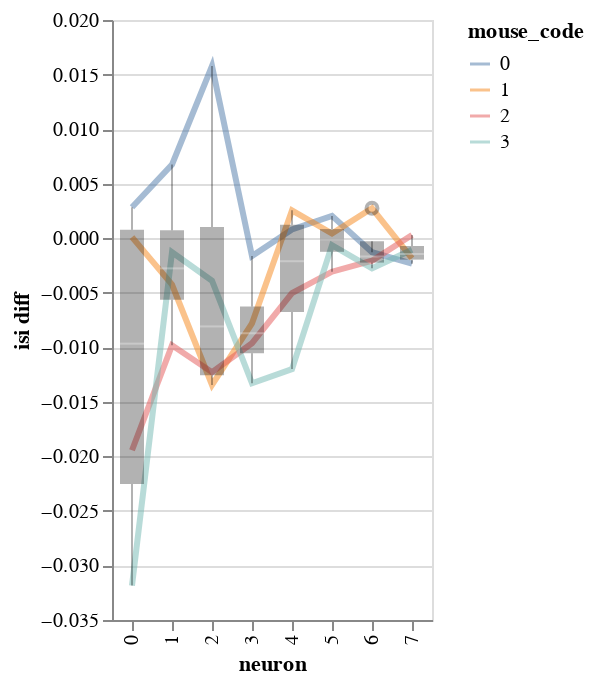

Notebook code cell kept with this figure:
### Markdown cell above
## Plot data and posterior

### Code cell
#BayesWindow.plot_posteriors_slopes(df_both, y=f'{y} diff', x='neuron',color='mouse_code',title=y,hold_for_facet=False,add_box=False)


chart_d = visualization.plot_data(df=df_both,x='neuron', y=f'{y} diff',color='mouse_code')
chart_d

### Figure 1 — Vega-Lite specification as saved in the notebook (floating-point values rounded to 4 significant figures)
{"config": {"view": {"continuousWidth": 400, "continuousHeight": 300}}, "layer": [{"mark": {"type": "line", "fill": null, "opacity": 0.5, "size": 3}, "encoding": {"color": {"type": "nominal", "field": "mouse_code"}, "x": {"type": "ordinal", "field": "neuron"}, "y": {"type": "quantitative", "aggregate": "mean", "field": "isi diff", "scale": {"zero": false}}}}, {"mark": {"type": "boxplot", "color": "black", "opacity": 0.3, "size": 12}, "encoding": {"x": {"type": "ordinal", "field": "neuron"}, "y": {"type": "quantitative", "field": "isi diff", "scale": {"zero": false}}}}], "data": {"name": "data-85e057553112f7a7c9fff2ebe514591e"}, "$schema": "https://vega.github.io/schema/vega-lite/v4.8.1.json", "datasets": {"data-85e057553112f7a7c9fff2ebe514591e": [{"mouse_code": 0, "neuron": 0, "i_trial": 0.0, "neuron_code": 0.0, "log_firing_rate": 0.02937, "Firing rate": 11.13, "firing_rate": 11.13, "i_spike": 0.0, "isi diff": 0.002833, "mean HDI": 0.5162, "higher HDI": 0.8769, "lower HDI": 0.1902, "log_isi": 0.01563}, {"mouse_code": 1, "neuron": 0, "i_trial": 0.0, "neuron_code": 0.0, "log_firing_rate": 0.1524, "Firing rate": 33.28, "firing_rate": 33.28, "i_spike": -1.25, "isi diff": 0.0001007, "mean HDI": 0.5162, "higher HDI": 0.8769, "lower HDI": 0.1902, "log_isi": 0.003268}, {"mouse_code": 2, "neuron": 0, "i_trial": 0.0, "neuron_code": 0.0, "log_firing_rate": -0.3534, "Firing rate": -101.5, "firing_rate": -101.5, "i_spike": 9.25, "isi diff": -0.01944, "mean HDI": 0.5162, "higher HDI": 0.8769, "lower HDI": 0.1902, "log_isi": -0.09984}, {"mouse_code": 3, "neuron": 0, "i_trial": 0.0, "neuron_code": 0.0, "log_firing_rate": 0.1108, "Firing rate": 13.68, "firing_rate": 13.68, "i_spike": 21.0, "isi diff": -0.03185, "mean HDI": 0.5162, "higher HDI": 0.8769, "lower HDI": 0.1902, "log_isi": -0.1865}, {"mouse_code": 0, "neuron": 1, "i_trial": 0.0, "neuron_code": 0.0, "log_firing_rate": 0.1901, "Firing rate": 40.43, "firing_rate": 40.43, "i_spike": -4.5, "isi diff": 0.006745, "mean HDI": 0.4664, "higher HDI": 0.8439, "lower HDI": 0.1698, "log_isi": 0.03964}, {"mouse_code": 1, "neuron": 1, "i_trial": 0.0, "neuron_code": 0.0, "log_firing_rate": 0.2918, "Firing rate": 93.9, "firing_rate": 93.9, "i_spike": 4.25, "isi diff": -0.004254, "mean HDI": 0.4664, "higher HDI": 0.8439, "lower HDI": 0.1698, "log_isi": -0.02836}, {"mouse_code": 2, "neuron": 1, "i_trial": 0.0, "neuron_code": 0.0, "log_firing_rate": 0.2641, "Firing rate": 46.53, "firing_rate": 46.53, "i_spike": 10.0, "isi diff": -0.009821, "mean HDI": 0.4664, "higher HDI": 0.8439, "lower HDI": 0.1698, "log_isi": -0.07137}, {"mouse_code": 3, "neuron": 1, "i_trial": 0.0, "neuron_code": 0.0, "log_firing_rate": -0.3507, "Firing rate": -94.12, "firing_rate": -94.12, "i_spike": 2.0, "isi diff": -0.001286, "mean HDI": 0.4664, "higher HDI": 0.8439, "lower HDI": 0.1698, "log_isi": -0.01436}, {"mouse_code": 0, "neuron": 2, "i_trial": 0.0, "neuron_code": 0.0, "log_firing_rate": -1.045, "Firing rate": -2681.0, "firing_rate": -2681.0, "i_spike": -11.75, "isi diff": 0.01578, "mean HDI": 0.2581, "higher HDI": 0.6098, "lower HDI": -0.05589, "log_isi": 0.1039}, {"mouse_code": 1, "neuron": 2, "i_trial": 0.0, "neuron_code": 0.0, "log_firing_rate": 0.5571, "Firing rate": 186.7, "firing_rate": 186.7, "i_spike": 13.0, "isi diff": -0.01345, "mean HDI": 0.2581, "higher HDI": 0.6098, "lower HDI": -0.05589, "log_isi": -0.09937}, {"mouse_code": 2, "neuron": 2, "i_trial": 0.0, "neuron_code": 0.0, "log_firing_rate": 0.2285, "Firing rate": 95.16, "firing_rate": 95.16, "i_spike": 10.0, "isi diff": -0.01228, "mean HDI": 0.2581, "higher HDI": 0.6098, "lower HDI": -0.05589, "log_isi": -0.08222}, {"mouse_code": 3, "neuron": 2, "i_trial": 0.0, "neuron_code": 0.0, "log_firing_rate": -0.2148, "Firing rate": -218.1, "firing_rate": -218.1, "i_spike": 3.75, "isi diff": -0.003898, "mean HDI": 0.2581, "higher HDI": 0.6098, "lower HDI": -0.05589, "log_isi": -0.03201}, {"mouse_code": 0, "neuron": 3, "i_trial": 0.0, "neuron_code": 0.0, "log_firing_rate": -0.1277, "Firing rate": -44.36, "firing_rate": -44.36, "i_spike": 2.0, "isi diff": -0.001637, "mean HDI": -0.08065, "higher HDI": 0.1517, "lower HDI": -0.2617, "log_isi": -0.01389}, {"mouse_code": 1, "neuron": 3, "i_trial": 0.0, "neuron_code": 0.0, "log_firing_rate": 0.4724, "Firing rate": 153.1, "firing_rate": 153.1, "i_spike": 12.75, "isi diff": -0.007802, "mean HDI": -0.08065, "higher HDI": 0.1517, "lower HDI": -0.2617, "log_isi": -0.06924}, {"mouse_code": 2, "neuron": 3, "i_trial": 0.0, "neuron_code": 0.0, "log_firing_rate": -0.09102, "Firing rate": -51.06, "firing_rate": -51.06, "i_spike": 13.75, "isi diff": -0.009629, "mean HDI": -0.08065, "higher HDI": 0.1517, "lower HDI": -0.2617, "log_isi": -0.08295}, {"mouse_code": 3, "neuron": 3, "i_trial": 0.0, "neuron_code": 0.0, "log_firing_rate": 0.5313, "Firing rate": 184.2, "firing_rate": 184.2, "i_spike": 21.5, "isi diff": -0.0133, "mean HDI": -0.08065, "higher HDI": 0.1517, "lower HDI": -0.2617, "log_isi": -0.1227}, {"mouse_code": 0, "neuron": 4, "i_trial": 0.0, "neuron_code": 0.0, "log_firing_rate": -0.07823, "Firing rate": -24.76, "firing_rate": -24.76, "i_spike": -2.5, "isi diff": 0.0008047, "mean HDI": -0.2493, "higher HDI": -0.003568, "lower HDI": -0.4584, "log_isi": 0.00955}, {"mouse_code": 1, "neuron": 4, "i_trial": 0.0, "neuron_code": 0.0, "log_firing_rate": 0.086, "Firing rate": 31.44, "firing_rate": 31.44, "i_spike": -5.75, "isi diff": 0.002556, "mean HDI": -0.2493, "higher HDI": -0.003568, "lower HDI": -0.4584, "log_isi": 0.02916}, {"mouse_code": 2, "neuron": 4, "i_trial": 0.0, "neuron_code": 0.0, "log_firing_rate": -0.3405, "Firing rate": -155.3, "firing_rate": -155.3, "i_spike": 11.25, "isi diff": -0.005027, "mean HDI": -0.2493, "higher HDI": -0.003568, "lower HDI": -0.4584, "log_isi": -0.0548}, {"mouse_code": 3, "neuron": 4, "i_trial": 0.0, "neuron_code": 0.0, "log_firing_rate": 0.1471, "Firing rate": 58.77, "firing_rate": 58.77, "i_spike": 25.25, "isi diff": -0.012, "mean HDI": -0.2493, "higher HDI": -0.003568, "lower HDI": -0.4584, "log_isi": -0.1248}, {"mouse_code": 0, "neuron": 5, "i_trial": 0.0, "neuron_code": 0.0, "log_firing_rate": -0.07689, "Firing rate": -40.01, "firing_rate": -40.01, "i_spike": -6.75, "isi diff": 0.002043, "mean HDI": -0.3681, "higher HDI": -0.1172, "lower HDI": -0.6169, "log_isi": 0.02627}, {"mouse_code": 1, "neuron": 5, "i_trial": 0.0, "neuron_code": 0.0, "log_firing_rate": 0.666, "Firing rate": 1173.0, "firing_rate": 1173.0, "i_spike": -1.5, "isi diff": 0.0004306, "mean HDI": -0.3681, "higher HDI": -0.1172, "lower HDI": -0.6169, "log_isi": 0.004968}, {"mouse_code": 2, "neuron": 5, "i_trial": 0.0, "neuron_code": 0.0, "log_firing_rate": 0.1801, "Firing rate": 92.98, "firing_rate": 92.98, "i_spike": 10.5, "isi diff": -0.003075, "mean HDI": -0.3681, "higher HDI": -0.1172, "lower HDI": -0.6169, "log_isi": -0.04182}, {"mouse_code": 3, "neuron": 5, "i_trial": 0.0, "neuron_code": 0.0, "log_firing_rate": 0.05392, "Firing rate": 16.95, "firing_rate": 16.95, "i_spike": 1.75, "isi diff": -0.0006406, "mean HDI": -0.3681, "higher HDI": -0.1172, "lower HDI": -0.6169, "log_isi": -0.008967}, {"mouse_code": 0, "neuron": 6, "i_trial": 0.0, "neuron_code": 0.0, "log_firing_rate": 0.2548, "Firing rate": 202.0, "firing_rate": 202.0, "i_spike": 5.5, "isi diff": -0.001289, "mean HDI": -0.5041, "higher HDI": -0.1654, "lower HDI": -0.8204, "log_isi": -0.01959}, {"mouse_code": 1, "neuron": 6, "i_trial": 0.0, "neuron_code": 0.0, "log_firing_rate": 0.1069, "Firing rate": 43.83, "firing_rate": 43.83, "i_spike": -10.5, "isi diff": 0.002741, "mean HDI": -0.5041, "higher HDI": -0.1654, "lower HDI": -0.8204, "log_isi": 0.04053}, {"mouse_code": 2, "neuron": 6, "i_trial": 0.0, "neuron_code": 0.0, "log_firing_rate": -0.38, "Firing rate": -347.1, "firing_rate": -347.1, "i_spike": 10.5, "isi diff": -0.002067, "mean HDI": -0.5041, "higher HDI": -0.1654, "lower HDI": -0.8204, "log_isi": -0.0336}, {"mouse_code": 3, "neuron": 6, "i_trial": 0.0, "neuron_code": 0.0, "log_firing_rate": 0.5407, "Firing rate": 991.7, "firing_rate": 991.7, "i_spike": 12.25, "isi diff": -0.002756, "mean HDI": -0.5041, "higher HDI": -0.1654, "lower HDI": -0.8204, "log_isi": -0.04391}, {"mouse_code": 0, "neuron": 7, "i_trial": 0.0, "neuron_code": 0.0, "log_firing_rate": 0.1279, "Firing rate": 132.9, "firing_rate": 132.9, "i_spike": 13.5, "isi diff": -0.002333, "mean HDI": -0.6152, "higher HDI": -0.3091, "lower HDI": -0.986, "log_isi": -0.04231}, {"mouse_code": 1, "neuron": 7, "i_trial": 0.0, "neuron_code": 0.0, "log_firing_rate": 0.03091, "Firing rate": 8.425, "firing_rate": 8.425, "i_spike": 11.0, "isi diff": -0.001844, "mean HDI": -0.6152, "higher HDI": -0.3091, "lower HDI": -0.986, "log_isi": -0.0333}, {"mouse_code": 2, "neuron": 7, "i_trial": 0.0, "neuron_code": 0.0, "log_firing_rate": 0.1096, "Firing rate": 84.85, "firing_rate": 84.85, "i_spike": -2.75, "isi diff": 0.0002976, "mean HDI": -0.6152, "higher HDI": -0.3091, "lower HDI": -0.986, "log_isi": 0.005489}, {"mouse_code": 3, "neuron": 7, "i_trial": 0.0, "neuron_code": 0.0, "log_firing_rate": -0.4107, "Firing rate": -351.0, "firing_rate": -351.0, "i_spike": 6.25, "isi diff": -0.001054, "mean HDI": -0.6152, "higher HDI": -0.3091, "lower HDI": -0.986, "log_isi": -0.02024}]}}
